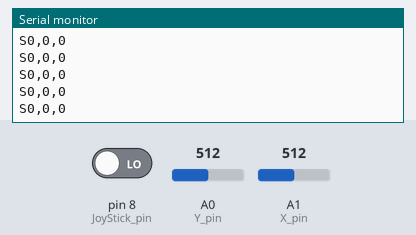
A sketch run on a simulated Arduino Uno, built with avr-gcc and run on an emulated ATmega328P. Parts: the last lines printed to the serial monitor. The test bench sets the inputs (shaded band); at power-on: A0 (Y_pin) = 512, A1 (X_pin) = 512, pin 8 (JoyStick_pin) LOW.

Above: at 1.2 s.
1.3 s: A0 (Y_pin) set to 716
At 1.36 s:
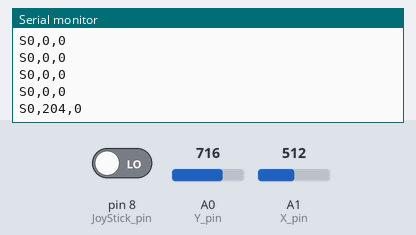
2.8 s: A1 (X_pin) set to 716
At 2.83 s:
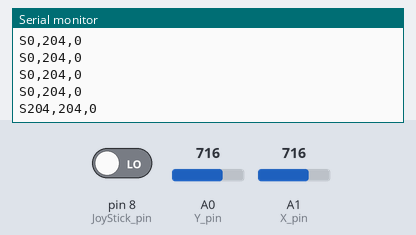
4.3 s: pin 8 (JoyStick_pin) driven HIGH
At 4.33 s:
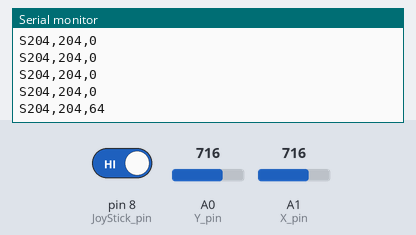
5.8 s: A0 (Y_pin) set to 900
At 5.8 s:
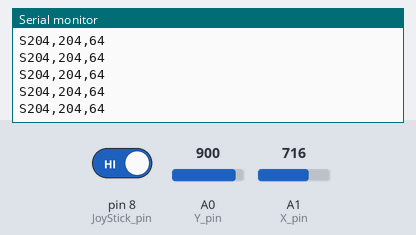
7.3 s: A1 (X_pin) set to 900
At 7.3 s:
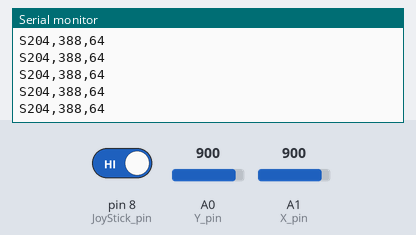
8.8 s: pin 8 (JoyStick_pin) driven LOW
At 8.85 s:
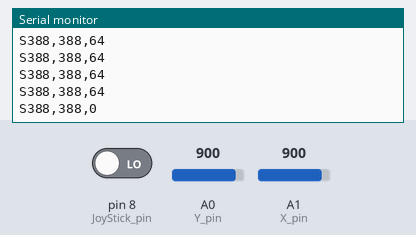
Timing chart, 0 to 11.3 s (numbered marks = the images above; inputs shaded):
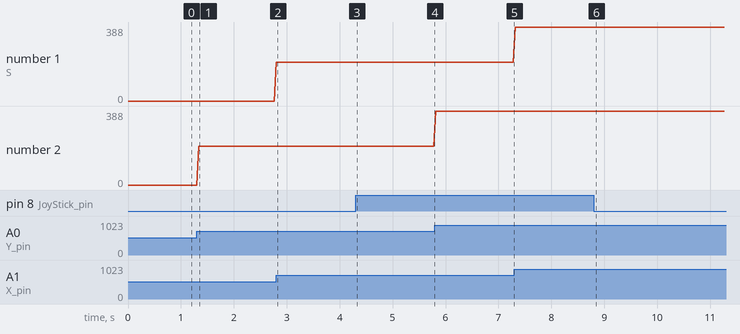

The sketch:

joycomp.ino
```cpp
// JoyStick Shield pins
const int A_pin = 2, B_pin = 3, C_pin = 4, D_pin = 5;
const int E_pin = 6, F_pin = 7, JoyStick_pin = 8;
const int X_pin = A1, Y_pin = A0;
const int buttons[] = { A_pin, B_pin, C_pin, D_pin, E_pin, F_pin, JoyStick_pin };

void setup() {
  for (int i = 0; i < 7; i++) {
    pinMode(buttons[i], INPUT);
  }

  Serial.begin(115200);
}

void loop() {
  int x = analogRead(X_pin) - 512;
  int y = analogRead(Y_pin) - 512;

  int buttonStates = 0;

  if (digitalRead(8) == HIGH){
    buttonStates = 64;
  }  else {
    buttonStates = 0;
  }

  Serial.println("S" + String(x) + "," + String(y) + "," + String(buttonStates));

  delay(40);
}
```

Measured:
- after the input at 1.3 s, the serial monitor: prints a new line at once (image 1)
- after the input at 2.8 s, the serial monitor: prints a new line at once (image 2)
- after the input at 4.3 s, the serial monitor: prints a new line at once (image 3)
- after the input at 8.8 s, the serial monitor: prints a new line at once (image 6)
- plotted number 2: 0 → 204 after the input at 1.3 s, 204 → 388 after the input at 5.8 s
